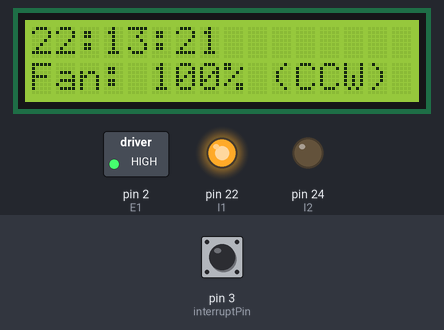
Bench run of a sketch on a simulated Arduino Mega 2560, built with avr-gcc and run on an emulated ATmega2560. On the bench: 16×2 character LCD, switched loads named in the sketch (green lamp = pin HIGH), output pins drawn as LEDs (lit = HIGH). Inputs (shaded band) come from the test bench; at power-on: pin 3 (interruptPin) LOW. The local clock reads 2024-03-15 10:24:30 at power-on unless the sketch sets it.

Above: at 1.2 s.
1.3 s: pin 3 (interruptPin) pulled HIGH for 0.15 s
At 2.6 s:
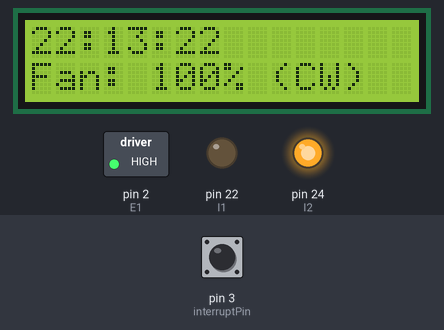
4.4 s: pin 3 (interruptPin) pulled HIGH for 1 s
At 5.8 s:
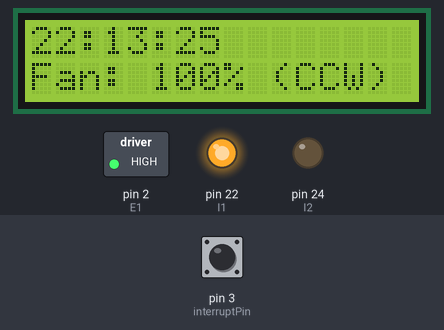
8.4 s: pin 3 (interruptPin) pulled HIGH for 0.15 s
At 10.8 s:
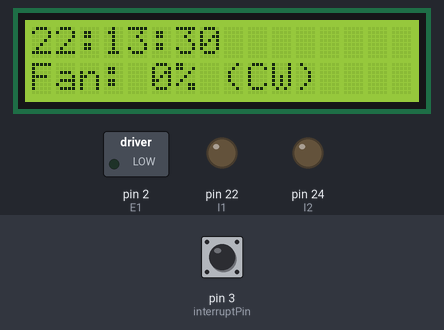
11.5 s: pin 3 (interruptPin) pulled HIGH for 3.2 s
At 12.6 s:
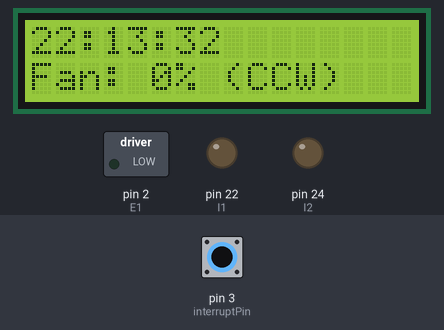
Timing chart, 0 to 14.5 s (numbered marks = the images above; inputs shaded):
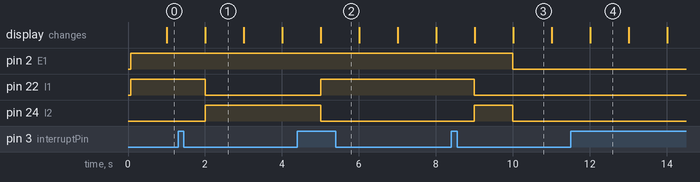

Measured:
- after the input at 1.3 s, pin 22 (I1): HIGH → LOW after 0.70 s; pin 24 (I2): LOW → HIGH after 0.70 s; the display: changes after 0.71 s (image 1)
- after the input at 4.4 s, pin 22 (I1): LOW → HIGH after 0.60 s; pin 24 (I2): HIGH → LOW after 0.60 s; the display: changes after 0.61 s (image 2)
- after the input at 8.4 s, pin 22 (I1): HIGH → LOW after 0.60 s instead of 1.6 s; pin 24 (I2): LOW → HIGH after 0.60 s, → LOW 1.0 s later; the display: first changes after 0.61 s (image 3 shows a later state)
- after the input at 11.5 s, the display: changes after 0.51 s (image 4)
- what the display in image 1 shows lasts 1.0 s, from 2.0 s to 3.0 s

The sketch:

Lab3.ino
```cpp
#include <LiquidCrystal.h>
#include <Wire.h>
#include <RTClib.h>
#include <String.h>
//PHYSICAL DESIGN FOR CLOCK BELOW
/*
 * GND is ground.
 * VCC is 5 volts.
 * SDA is connected to SDA...
 * SCL is also connected to SCL...
 * SQW is for a square wave, but were not going to be using this.
 */
//RTC Object
RTC_DS1307 rtc;
DateTime currentTime;
//Array of the days of the week.
char daysOfTheWeek[7][12] = {"Sunday", "Monday", "Tuesday", "Wednesday", "Thursday", "Friday", "Saturday"};


//LCD Pins
#define rs 52
#define e 50
#define d7 47
#define d6 49
#define d5 51
#define d4 53

//Liquid Crystal Object
LiquidCrystal lcd(rs,e,d4,d5,d6,d7);

//PHYSICAL SETUP DESCRIPTION FOR LCD BELOW::
/*
 * Vss is connected to to ground
 * Vdd is connected to +5 volts
 * V0 pin is the contrast pin. Connect to a 10k potentiometer to control contrast
 * Rs pin is the register select pin. Selects whether we are sending data or commands to the LCD. 0 volts its commands. 5 volts for data.
 * R/W pin selects mode to read to write to the LCD.
 * E pin is the enable pin. Enables writting to the LCD's registers.
 * D0-D7 is the data pins for parralel communication of sending data from arduino to board.
 * A is the anode for the LCD backlight. NOTE YOU NEED A RESISTOR IN SERIES WITH A 5+ SUPPLY HERE!!!
 * K is the cathode for the LCD backlight.
 *
 * Note: we use the LiquidCrystal Library.
 * We can use it in 4 bit or 8 bit mode.
 */

//DC motor global variables
String rotation = "CCW";
int fanPower = 100;
#define E1 2 // Enable pin for motor
#define I1 22 // Control pin for motor
#define I2 24 // second control pin for motor
const byte interruptPin = 3;
volatile byte state = LOW;

boolean timer = false;

void setup() {
  //The code below sets up the button interrupt for the lab.
  cli();
  TCCR1A = 0;
  TCCR1B = 0;
  TCNT1  = 0;
  OCR1A = 15624;
  TCCR1B |= (1 << WGM12);
  TCCR1B |= (1 << CS12) | (1 << CS10);
  TIMSK1 |= (1 << OCIE1A);
  sei();

  //Setting up button interrupt
  pinMode(interruptPin, INPUT_PULLUP);
  attachInterrupt(digitalPinToInterrupt(interruptPin), changeDirection, RISING);

  //Sets up for DC motor
  pinMode(E1, OUTPUT);
  pinMode(I1, OUTPUT);
  pinMode(I2, OUTPUT);
  pinMode(3, INPUT);

  lcd.begin(16,2); //Begins communication with LCD.
  rtc.begin();    //Begins communication with RTC.
  stopRTC();  //Stops the RTC

  rtc.adjust(DateTime(F(__DATE__), F(__TIME__))); //Sets the RTC's registers to the current date and time

  startRTC();   //Starts the RTC

  Serial.begin(57600);
}

void loop() {   //Main loop, runs motor control function, then prints data to LCD.

  if(timer == true){
    timer = false;
    motorControl();
    lcdPrint();
    }

}

void stopRTC(){ //Stops the internal oscillator within the RTC to write data to it.
  Wire.begin();
  Wire.begin(0x68); //Start I2C protocol with DS1307 address
  Wire.write(0); //Send Register Address
  Wire.write(1); //Sets CH to 1, stopping the oscillator if it was running.
  Wire.endTransmission(true); //Ends Serial communication with RTC
  Wire.end();
  }

void startRTC(){ //Starts the internal oscillator of the RTC.
  Wire.begin();
  Wire.begin(0x68); //Start I2C protocol with DS1307 address
  Wire.write(0); //Send Register Address
  Wire.write(0); //Sets CH to 0, starting the oscillator.
  Wire.endTransmission(true); //Ends Serial communication with RTC
  Wire.end();

  }

void lcdPrint(){ //This function prints everything to the LCD display.
  lcd.clear();
  currentTime = rtc.now();
  lcd.setCursor(0,0);
  lcd.print(currentTime.hour(), DEC);
  lcd.print(':');
  lcd.print(currentTime.minute(), DEC);
  lcd.print(':');
  lcd.print(currentTime.second(), DEC);

  //Printing current motor speed:
  lcd.setCursor(0,1);
  lcd.print("Fan: "); lcd.print(fanPower); lcd.print("% "); lcd.print("("); lcd.print(rotation); lcd.print(")");
  }

void motorControl(){ //This function controls the Motor direction and if it is on or off.
  int power;
  currentTime = rtc.now();
  if(currentTime.second() > 29){ //If seconds is above 29, turn of the motor.
    fanPower = 0;
    digitalWrite(E1, LOW);
    digitalWrite(I1, LOW);
    digitalWrite(I2, LOW);
    }
  else{                         //If below 29 seconds, turn on the motor.
    fanPower = 100;
    power = ((255/100)*fanPower);
    if(rotation == "CCW"){      //If the rotation variable is "CCW" make the motor spin CCW
      digitalWrite(E1, power);
      digitalWrite(I1, HIGH);
      digitalWrite(I2, LOW);
      }
    if(rotation == "CW"){       //If the rotation variable is "CCW" make the motor spin CCW
      digitalWrite(E1, power);
      digitalWrite(I1, LOW);
      digitalWrite(I2, HIGH);
      }
    }
  }

void changeDirection(){
  if(rotation == "CCW"){
      rotation = "CW";
    }
  else{
      rotation = "CCW";
    }
  }

  ISR(TIMER1_COMPA_vect){  //change the 0 to 1 for timer1 and 2 for timer2
   timer = true;
}
```
